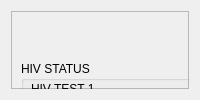
         <widget class="QWidget" name="page_4">
          <layout class="QGridLayout" name="gridLayout_5">
           <item row="0" column="0">
            <widget class="QFrame" name="frame_5">
             <property name="frameShape">
              <enum>QFrame::StyledPanel</enum>
             </property>
             <property name="frameShadow">
              <enum>QFrame::Raised</enum>
             </property>
             <widget class="QFrame" name="frame_6">
              <property name="geometry">
               <rect>
                <x>0</x>
                <y>0</y>
                <width>841</width>
                <height>551</height>
               </rect>
              </property>
              <property name="frameShape">
               <enum>QFrame::StyledPanel</enum>
              </property>
              <property name="frameShadow">
               <enum>QFrame::Raised</enum>
              </property>
              <widget class="QLabel" name="label_53">
               <property name="geometry">
                <rect>
                 <x>330</x>
                 <y>300</y>
                 <width>161</width>
                 <height>20</height>
                </rect>
               </property>
               <property name="styleSheet">
                <string notr="true">font: 75 12pt &quot;Times New Roman&quot;;</string>
               </property>
               <property name="text">
                <string/>
               </property>
              </widget>
              <widget class="QPushButton" name="health_information_btn">
               <property name="geometry">
                <rect>
                 <x>290</x>
                 <y>490</y>
                 <width>261</width>
                 <height>41</height>
                </rect>
               </property>
               <property name="styleSheet">
                <string notr="true">background-color: #788596;
color: rgb(255, 255, 255);
font: 75 14pt &quot;Times New Roman&quot;;
border-radius:20px;</string>
               </property>
               <property name="text">
                <string>submit</string>
               </property>
              </widget>
              <widget class="QLabel" name="label_54">
               <property name="geometry">
                <rect>
                 <x>310</x>
                 <y>20</y>
                 <width>321</width>
                 <height>20</height>
                </rect>
               </property>
               <property name="styleSheet">
                <string notr="true">color:#788596;
font: 75 14pt &quot;Times New Roman&quot;;</string>
               </property>
               <property name="text">
                <string>HEALTH INFORMATION</string>
               </property>
              </widget>
              <widget class="QGroupBox" name="groupBox">
               <property name="geometry">
                <rect>
                 <x>10</x>
                 <y>50</y>
                 <width>811</width>
                 <height>221</height>
                </rect>
               </property>
               <property name="styleSheet">
                <string notr="true"/>
               </property>
               <property name="title">
                <string>HIV STATUS</string>
               </property>
               <widget class="QGroupBox" name="groupBox_2">
                <property name="geometry">
                 <rect>
                  <x>10</x>
                  <y>20</y>
                  <width>391</width>
                  <height>151</height>
                 </rect>
                </property>
                <property name="title">
                 <string>HIV TEST 1</string>
                </property>
                <widget class="QLabel" name="label_41">
                 <property name="geometry">
                  <rect>
                   <x>10</x>
                   <y>30</y>
                   <width>51</width>
                   <height>20</height>
                  </rect>
                 </property>
                 <property name="styleSheet">
                  <string notr="true">font: 75 10pt &quot;Times New Roman&quot;;</string>
                 </property>
                 <property name="text">
                  <string>Kit Name</string>
                 </property>
                </widget>
                <widget class="QLineEdit" name="kit_name1">
                 <property name="geometry">
                  <rect>
                   <x>10</x>
                   <y>50</y>
                   <width>131</width>
                   <height>20</height>
                  </rect>
                 </property>
                 <property name="styleSheet">
                  <string notr="true">border: 1px solid black;</string>
                 </property>
                </widget>
                <widget class="QLabel" name="label_44">
                 <property name="geometry">
                  <rect>
                   <x>220</x>
                   <y>30</y>
                   <width>51</width>
                   <height>20</height>
                  </rect>
                 </property>
                 <property name="styleSheet">
                  <string notr="true">font: 75 10pt &quot;Times New Roman&quot;;</string>
                 </property>
                 <property name="text">
                  <string>Lot No</string>
                 </property>
                </widget>
                <widget class="QLineEdit" name="lot_no1">
                 <property name="geometry">
                  <rect>
                   <x>210</x>
                   <y>50</y>
                   <width>141</width>
                   <height>20</height>
                  </rect>
                 </property>
                 <property name="styleSheet">
                  <string notr="true">border: 1px solid black;</string>
                 </property>
                </widget>
                <widget class="QLabel" name="label_45">
                 <property name="geometry">
                  <rect>
                   <x>10</x>
                   <y>90</y>
                   <width>51</width>
                   <height>20</height>
                  </rect>
                 </property>
                 <property name="styleSheet">
                  <string notr="true">font: 75 10pt &quot;Times New Roman&quot;;</string>
                 </property>
                 <property name="text">
                  <string>Expiry</string>
                 </property>
                </widget>
                <widget class="QLineEdit" name="exipiry1">
                 <property name="geometry">
                  <rect>
                   <x>10</x>
                   <y>110</y>
                   <width>131</width>
                   <height>20</height>
                  </rect>
                 </property>
                 <property name="styleSheet">
                  <string notr="true">border: 1px solid black;</string>
                 </property>
                </widget>
                <widget class="QComboBox" name="result1">
                 <property name="geometry">
                  <rect>
                   <x>210</x>
                   <y>110</y>
                   <width>141</width>
                   <height>22</height>
                  </rect>
                 </property>
                 <property name="styleSheet">
                  <string notr="true">border: 1px solid black;</string>
                 </property>
                 <item>
                  <property name="text">
                   <string>N</string>
                  </property>
                 </item>
                 <item>
                  <property name="text">
                   <string>P</string>
                  </property>
                 </item>
                 <item>
                  <property name="text">
                   <string>I</string>
                  </property>
                 </item>
                 <item>
                  <property name="text">
                   <string>NA</string>
                  </property>
                 </item>
                </widget>
                <widget class="QLabel" name="label_46">
                 <property name="geometry">
                  <rect>
                   <x>210</x>
                   <y>90</y>
                   <width>51</width>
                   <height>20</height>
                  </rect>
                 </property>
                 <property name="styleSheet">
                  <string notr="true">font: 75 10pt &quot;Times New Roman&quot;;</string>
                 </property>
                 <property name="text">
                  <string>Result</string>
                 </property>
                </widget>
               </widget>
               <widget class="QGroupBox" name="groupBox_3">
                <property name="geometry">
                 <rect>
                  <x>410</x>
                  <y>20</y>
                  <width>391</width>
                  <height>151</height>
                 </rect>
                </property>
                <property name="title">
                 <string>HIV TEST 2</string>
                </property>
                <widget class="QLabel" name="label_47">
                 <property name="geometry">
                  <rect>
                   <x>10</x>
                   <y>30</y>
                   <width>51</width>
                   <height>20</height>
                  </rect>
                 </property>
                 <property name="styleSheet">
                  <string notr="true">font: 75 10pt &quot;Times New Roman&quot;;</string>
                 </property>
                 <property name="text">
                  <string>Kit Name</string>
                 </property>
                </widget>
                <widget class="QLineEdit" name="kit_name2">
                 <property name="geometry">
                  <rect>
                   <x>10</x>
                   <y>50</y>
                   <width>131</width>
                   <height>20</height>
                  </rect>
                 </property>
                 <property name="styleSheet">
                  <string notr="true">border: 1px solid black;</string>
                 </property>
                </widget>
                <widget class="QLabel" name="label_49">
                 <property name="geometry">
                  <rect>
                   <x>220</x>
                   <y>30</y>
                   <width>51</width>
                   <height>20</height>
                  </rect>
                 </property>
                 <property name="styleSheet">
                  <string notr="true">font: 75 10pt &quot;Times New Roman&quot;;</string>
                 </property>
                 <property name="text">
                  <string>Lot No</string>
                 </property>
                </widget>
                <widget class="QLineEdit" name="lot_no2">
                 <property name="geometry">
                  <rect>
                   <x>210</x>
                   <y>50</y>
                   <width>141</width>
                   <height>20</height>
                  </rect>
                 </property>
                 <property name="styleSheet">
                  <string notr="true">border: 1px solid black;</string>
                 </property>
                </widget>
                <widget class="QLabel" name="label_50">
                 <property name="geometry">
                  <rect>
                   <x>10</x>
                   <y>90</y>
                   <width>51</width>
                   <height>20</height>
                  </rect>
                 </property>
                 <property name="styleSheet">
                  <string notr="true">font: 75 10pt &quot;Times New Roman&quot;;</string>
                 </property>
                 <property name="text">
                  <string>Expiry</string>
                 </property>
                </widget>
                <widget class="QLineEdit" name="expiry2">
                 <property name="geometry">
                  <rect>
                   <x>10</x>
                   <y>110</y>
                   <width>131</width>
                   <height>20</height>
                  </rect>
                 </property>
                 <property name="styleSheet">
                  <string notr="true">border: 1px solid black;</string>
                 </property>
                </widget>
                <widget class="QComboBox" name="result2">
                 <property name="geometry">
                  <rect>
                   <x>210</x>
                   <y>110</y>
                   <width>141</width>
                   <height>22</height>
                  </rect>
                 </property>
                 <property name="styleSheet">
                  <string notr="true">border: 1px solid black;</string>
                 </property>
                 <item>
                  <property name="text">
                   <string>N</string>
                  </property>
                 </item>
                 <item>
                  <property name="text">
                   <string>P</string>
                  </property>
                 </item>
                 <item>
                  <property name="text">
                   <string>I</string>
                  </property>
                 </item>
                 <item>
                  <property name="text">
                   <string>NA</string>
                  </property>
                 </item>
                </widget>
                <widget class="QLabel" name="label_51">
                 <property name="geometry">
                  <rect>
                   <x>210</x>
                   <y>90</y>
                   <width>51</width>
                   <height>20</height>
                  </rect>
                 </property>
                 <property name="styleSheet">
                  <string notr="true">font: 75 10pt &quot;Times New Roman&quot;;</string>
                 </property>
                 <property name="text">
                  <string>Result</string>
                 </property>
                </widget>
               </widget>
               <widget class="QComboBox" name="hiv_result_maternity">
                <property name="geometry">
                 <rect>
                  <x>20</x>
                  <y>190</y>
                  <width>211</width>
                  <height>22</height>
                 </rect>
                </property>
                <property name="styleSheet">
                 <string notr="true">border: 1px solid black;</string>
                </property>
                <item>
                 <property name="text">
                  <string>N</string>
                 </property>
                </item>
                <item>
                 <property name="text">
                  <string>P</string>
                 </property>
                </item>
                <item>
                 <property name="text">
                  <string>U</string>
                 </property>
                </item>
                <item>
                 <property name="text">
                  <string>NA</string>
                 </property>
                </item>
               </widget>
               <widget class="QLabel" name="label_52">
                <property name="geometry">
                 <rect>
                  <x>20</x>
                  <y>170</y>
                  <width>111</width>
                  <height>20</height>
                 </rect>
                </property>
                <property name="styleSheet">
                 <string notr="true">font: 75 10pt &quot;Times New Roman&quot;;</string>
                </property>
                <property name="text">
                 <string>Hiv result Maternity</string>
                </property>
               </widget>
              </widget>
              <widget class="QGroupBox" name="groupBox_4">
               <property name="geometry">
                <rect>
                 <x>10</x>
                 <y>279</y>
                 <width>811</width>
                 <height>171</height>
                </rect>
               </property>
               <property name="title">
                <string>section 2</string>
               </property>
               <widget class="QGroupBox" name="groupBox_5">
                <property name="geometry">
                 <rect>
                  <x>10</x>
                  <y>20</y>
                  <width>341</width>
                  <height>141</height>
                 </rect>
                </property>
                <property name="title">
                 <string>ART Prophylaxis</string>
                </property>
                <widget class="QLabel" name="label_56">
                 <property name="geometry">
                  <rect>
                   <x>140</x>
                   <y>10</y>
                   <width>51</width>
                   <height>20</height>
                  </rect>
                 </property>
                 <property name="styleSheet">
                  <string notr="true">font: 75 10pt &quot;Times New Roman&quot;;</string>
                 </property>
                 <property name="text">
                  <string>Mother</string>
                 </property>
                </widget>
                <widget class="QLabel" name="label_59">
                 <property name="geometry">
                  <rect>
                   <x>190</x>
                   <y>30</y>
                   <width>51</width>
                   <height>20</height>
                  </rect>
                 </property>
                 <property name="styleSheet">
                  <string notr="true">font: 75 10pt &quot;Times New Roman&quot;;</string>
                 </property>
                 <property name="text">
                  <string/>
                 </property>
                </widget>
                <widget class="QComboBox" name="issued_from_anc">
                 <property name="geometry">
                  <rect>
                   <x>10</x>
                   <y>50</y>
                   <width>141</width>
                   <height>22</height>
                  </rect>
                 </property>
                 <property name="styleSheet">
                  <string notr="true">border: 1px solid black;</string>
                 </property>
                 <item>
                  <property name="text">
                   <string>Y</string>
                  </property>
                 </item>
                 <item>
                  <property name="text">
                   <string>N</string>
                  </property>
                 </item>
                 <item>
                  <property name="text">
                   <string>NA</string>
                  </property>
                 </item>
                </widget>
                <widget class="QLabel" name="label_60">
                 <property name="geometry">
                  <rect>
                   <x>10</x>
                   <y>30</y>
                   <width>101</width>
                   <height>20</height>
                  </rect>
                 </property>
                 <property name="styleSheet">
                  <string notr="true">font: 75 10pt &quot;Times New Roman&quot;;</string>
                 </property>
                 <property name="text">
                  <string>Issued From ANC</string>
                 </property>
                </widget>
                <widget class="QComboBox" name="issued_from_maternity">
                 <property name="geometry">
                  <rect>
                   <x>190</x>
                   <y>50</y>
                   <width>141</width>
                   <height>22</height>
                  </rect>
                 </property>
                 <property name="styleSheet">
                  <string notr="true">border: 1px solid black;</string>
                 </property>
                 <item>
                  <property name="text">
                   <string>Y</string>
                  </property>
                 </item>
                 <item>
                  <property name="text">
                   <string>N</string>
                  </property>
                 </item>
                 <item>
                  <property name="text">
                   <string>NA</string>
                  </property>
                 </item>
                </widget>
                <widget class="QLabel" name="label_61">
                 <property name="geometry">
                  <rect>
                   <x>190</x>
                   <y>30</y>
                   <width>131</width>
                   <height>20</height>
                  </rect>
                 </property>
                 <property name="styleSheet">
                  <string notr="true">font: 75 10pt &quot;Times New Roman&quot;;</string>
                 </property>
                 <property name="text">
                  <string>Issued From Maternity</string>
                 </property>
                </widget>
                <widget class="QLabel" name="label_62">
                 <property name="geometry">
                  <rect>
                   <x>10</x>
                   <y>90</y>
                   <width>101</width>
                   <height>20</height>
                  </rect>
                 </property>
                 <property name="styleSheet">
                  <string notr="true">font: 75 10pt &quot;Times New Roman&quot;;</string>
                 </property>
                 <property name="text">
                  <string/>
                 </property>
                </widget>
                <widget class="QComboBox" name="to_baby_in_mat">
                 <property name="geometry">
                  <rect>
                   <x>10</x>
                   <y>110</y>
                   <width>141</width>
                   <height>22</height>
                  </rect>
                 </property>
                 <property name="styleSheet">
                  <string notr="true">border: 1px solid black;</string>
                 </property>
                 <item>
                  <property name="text">
                   <string>Y</string>
                  </property>
                 </item>
                 <item>
                  <property name="text">
                   <string>N</string>
                  </property>
                 </item>
                 <item>
                  <property name="text">
                   <string>NA</string>
                  </property>
                 </item>
                </widget>
                <widget class="QLabel" name="label_57">
                 <property name="geometry">
                  <rect>
                   <x>10</x>
                   <y>90</y>
                   <width>81</width>
                   <height>16</height>
                  </rect>
                 </property>
                 <property name="text">
                  <string>To Baby In MAT</string>
                 </property>
                </widget>
               </widget>
               <widget class="QLabel" name="label_58">
                <property name="geometry">
                 <rect>
                  <x>370</x>
                  <y>50</y>
                  <width>81</width>
                  <height>16</height>
                 </rect>
                </property>
                <property name="text">
                 <string>CTX To Mother</string>
                </property>
               </widget>
               <widget class="QComboBox" name="ctx_to_mother">
                <property name="geometry">
                 <rect>
                  <x>370</x>
                  <y>70</y>
                  <width>121</width>
                  <height>22</height>
                 </rect>
                </property>
                <property name="styleSheet">
                 <string notr="true">border: 1px solid black;</string>
                </property>
               </widget>
               <widget class="QGroupBox" name="groupBox_6">
                <property name="geometry">
                 <rect>
                  <x>510</x>
                  <y>20</y>
                  <width>291</width>
                  <height>131</height>
                 </rect>
                </property>
                <property name="title">
                 <string>Partner Involvement</string>
                </property>
                <widget class="QComboBox" name="partner_test_for_hiv">
                 <property name="geometry">
                  <rect>
                   <x>10</x>
                   <y>50</y>
                   <width>121</width>
                   <height>22</height>
                  </rect>
                 </property>
                 <property name="styleSheet">
                  <string notr="true">border: 1px solid black;</string>
                 </property>
                 <item>
                  <property name="text">
                   <string>Y</string>
                  </property>
                 </item>
                 <item>
                  <property name="text">
                   <string>N</string>
                  </property>
                 </item>
                 <item>
                  <property name="text">
                   <string>NA</string>
                  </property>
                 </item>
                </widget>
                <widget class="QComboBox" name="partner_hiv_status">
                 <property name="geometry">
                  <rect>
                   <x>160</x>
                   <y>50</y>
                   <width>121</width>
                   <height>22</height>
                  </rect>
                 </property>
                 <property name="styleSheet">
                  <string notr="true">border: 1px solid black;</string>
                 </property>
                 <item>
                  <property name="text">
                   <string>P</string>
                  </property>
                 </item>
                 <item>
                  <property name="text">
                   <string>N</string>
                  </property>
                 </item>
                 <item>
                  <property name="text">
                   <string>KP</string>
                  </property>
                 </item>
                 <item>
                  <property name="text">
                   <string>U</string>
                  </property>
                 </item>
                </widget>
                <widget class="QLabel" name="label_63">
                 <property name="geometry">
                  <rect>
                   <x>10</x>
                   <y>30</y>
                   <width>71</width>
                   <height>16</height>
                  </rect>
                 </property>
                 <property name="text">
                  <string>Test for HIV</string>
                 </property>
                </widget>
                <widget class="QLabel" name="label_64">
                 <property name="geometry">
                  <rect>
                   <x>160</x>
                   <y>30</y>
                   <width>81</width>
                   <height>16</height>
                  </rect>
                 </property>
                 <property name="text">
                  <string>HIV Test Results</string>
                 </property>
                </widget>
               </widget>
              </widget>
              <widget class="QComboBox" name="counselled_on_infant_feeding">
               <property name="geometry">
                <rect>
                 <x>30</x>
                 <y>480</y>
                 <width>191</width>
                 <height>22</height>
                </rect>
               </property>
               <property name="styleSheet">
                <string notr="true">border: 1px solid black;</string>
               </property>
               <item>
                <property name="text">
                 <string>Yes</string>
                </property>
               </item>
               <item>
                <property name="text">
                 <string>No</string>
                </property>
               </item>
              </widget>
              <widget class="QLabel" name="label_65">
               <property name="geometry">
                <rect>
                 <x>30</x>
                 <y>460</y>
                 <width>151</width>
                 <height>16</height>
                </rect>
               </property>
               <property name="text">
                <string>Counselled on  Infant feeding</string>
               </property>
              </widget>
              <widget class="QLabel" name="label_66">
               <property name="geometry">
                <rect>
                 <x>610</x>
                 <y>460</y>
                 <width>121</width>
                 <height>16</height>
                </rect>
               </property>
               <property name="text">
                <string>Delivery Conducted by</string>
               </property>
              </widget>
              <widget class="QLineEdit" name="delivery_conducted_by">
               <property name="geometry">
                <rect>
                 <x>610</x>
                 <y>480</y>
                 <width>181</width>
                 <height>20</height>
                </rect>
               </property>
               <property name="styleSheet">
                <string notr="true">border: 1px solid black;</string>
               </property>
              </widget>
             </widget>
            </widget>
           </item>
          </layout>
         </widget>
